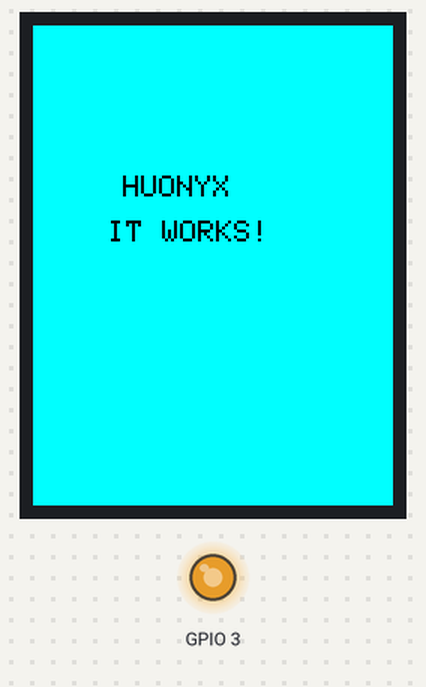
A sketch run on a simulated ESP32. Parts: 240×320 colour display, output pins drawn as LEDs (lit = HIGH). What the sketch prints to the serial monitor is not drawn.

Above: at 1.3 s.
At 2.2 s:
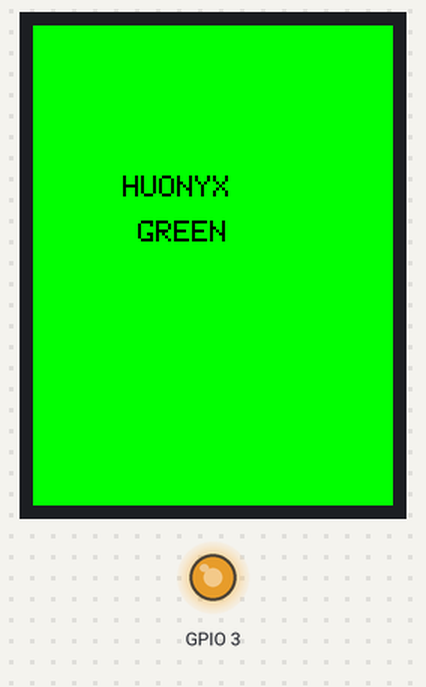
At 4.2 s:
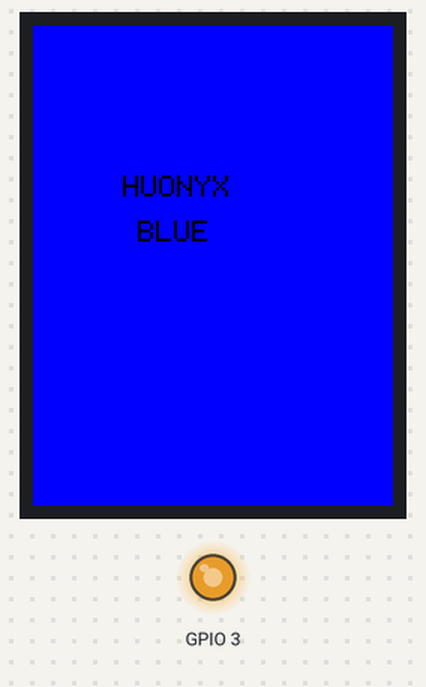
At 6.3 s:
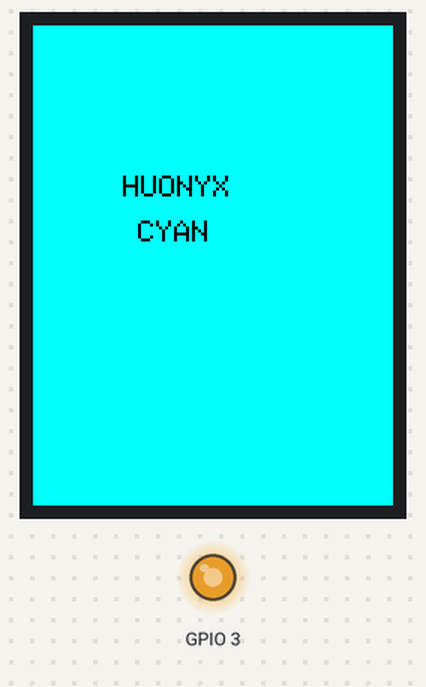
At 8.4 s:
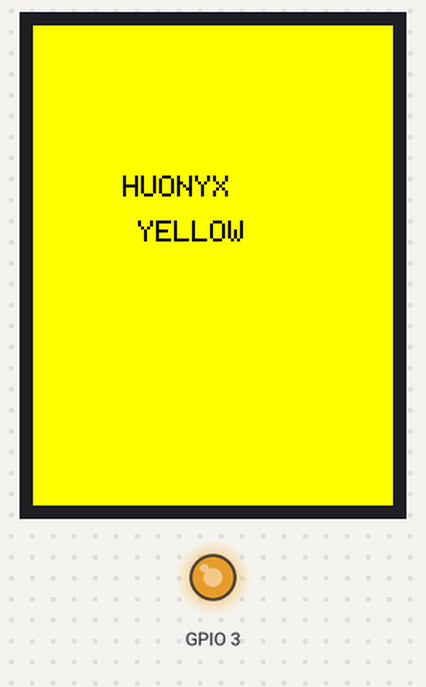
At 12.6 s:
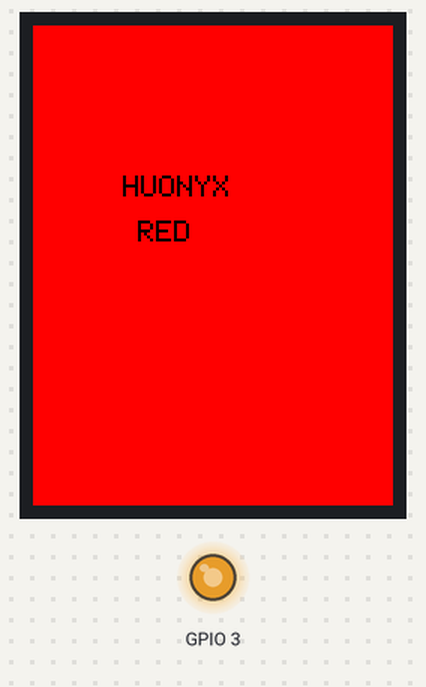

The sketch:

ScreenTest.ino
```cpp
/*
 * HUONYX Screen Test - TFT_eSPI with FSPI fix
 */

#include <SPI.h>
#include <TFT_eSPI.h>

TFT_eSPI tft = TFT_eSPI();

void setup() {
    Serial.begin(115200);
    delay(1000);
    Serial.println("\n=== TFT_eSPI SCREEN TEST (FSPI fix) ===");

    Serial.println("Step 1: Backlight ON...");
    pinMode(3, OUTPUT);
    analogWrite(3, 200);

    Serial.println("Step 2: tft.init()...");
    tft.init();
    Serial.println("  OK - no crash!");

    Serial.println("Step 3: Fill CYAN...");
    tft.setRotation(0);
    tft.fillScreen(TFT_CYAN);

    tft.setTextColor(TFT_BLACK, TFT_CYAN);
    tft.setTextSize(2);
    tft.setCursor(60, 100);
    tft.println("HUONYX");
    tft.setCursor(50, 130);
    tft.println("IT WORKS!");

    Serial.println("=== SUCCESS ===");
}

void loop() {
    static uint32_t t = 0;
    static int i = 0;
    uint16_t c[] = {TFT_RED, TFT_GREEN, TFT_BLUE, TFT_CYAN, TFT_YELLOW, TFT_WHITE};
    const char* n[] = {"RED", "GREEN", "BLUE", "CYAN", "YELLOW", "WHITE"};
    if (millis() - t > 2000) {
        t = millis();
        i = (i + 1) % 6;
        tft.fillScreen(c[i]);
        tft.setTextColor(TFT_BLACK, c[i]);
        tft.setTextSize(2);
        tft.setCursor(60, 100);
        tft.println("HUONYX");
        tft.setCursor(70, 130);
        tft.println(n[i]);
        Serial.printf("Color: %s\n", n[i]);
    }
    delay(100);
}
```

Measured:
- by itself, everything shown: repeats every 12.5 s, in 6 steps
- what the display in image 0 shows lasts 0.9 s, from 1.2 s to 2.1 s
- what the display in image 1 shows lasts 2.1 s, from 2.1 s to 4.2 s
